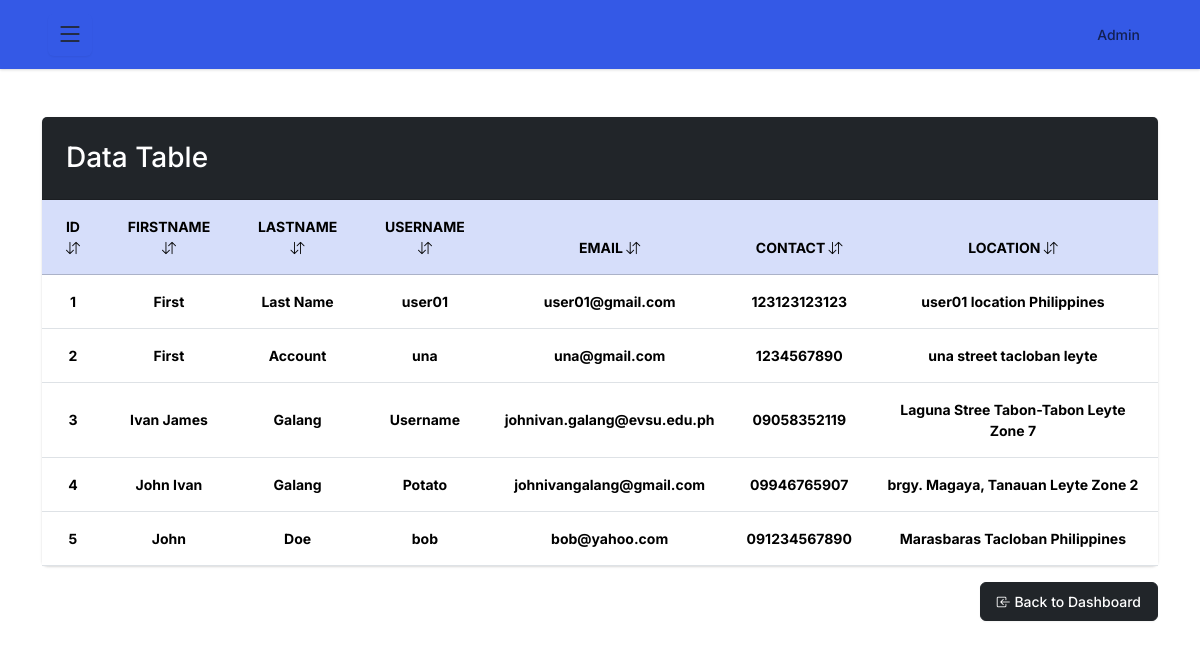
The app's page /user-admin/user-list/ (signed in), older data.
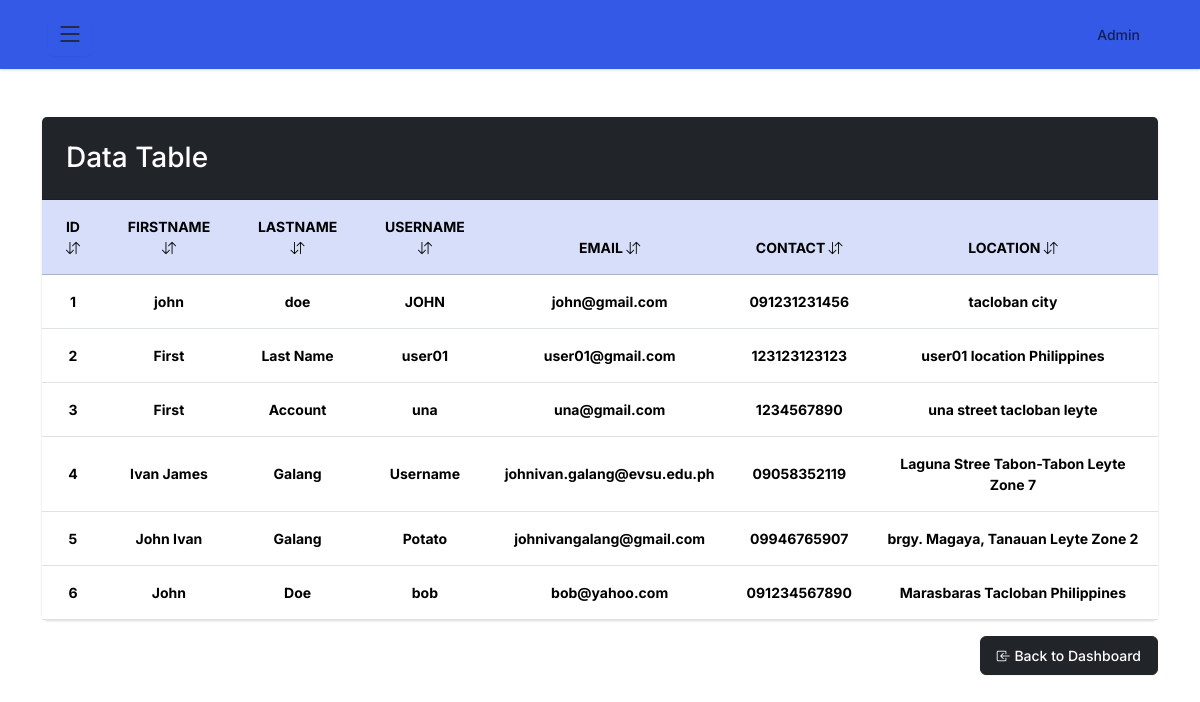
The same page, newer data.
### z_user/models.py (models this page shows, shortened)
class User_Account(models.Model):
    username = models.CharField(max_length=50)
    first_name = models.CharField(max_length=50, default="default") #
    last_name = models.CharField(max_length=50, default="default") #
    phone_number = models.CharField(max_length=50, default="default") #
    email = models.EmailField(max_length=50)
    password = models.CharField(max_length=50)
    location = models.CharField(max_length=50, default="default") #
    created_at = models.DateTimeField(auto_now_add=True)
    class Meta:
        verbose_name = "User Account"
        verbose_name_plural = "User Accounts"
        ordering = ['-created_at']

### z_admin/views.py (the view)
# urls.py: path('user-list/', views.user_list, name='user-list'),
@login_required(login_url='user-list')
def user_list(request):
    active_users = User_Account.objects.all()
    context = {
        "users": active_users,
    }
    return render(request, 'temp_admin/user-list.html', context)

### templates/temp_admin/user-list.html (shortened to what this page needs)
{% extends "temp_admin/base.html" %}
{% block content %}
<div class="container py-5">
    <div class="card shadow-lg border-0">
        <div class="card-header bg-dark text-white p-4">
            <div class="d-flex justify-content-between align-items-center">
                <h3 class="mb-0">Data Table</h3>
            </div>
        </div>
        <div class="card-body p-0">
            <div class="table-responsive">
                <table class="table table-hover align-middle mb-0">
                    <thead class="table-primary text-center">
                        <tr>
                            <th scope="col" class="p-3 fw-bold">
                                ID
                                <i class="bi bi-arrow-down-up"></i>
                            </th>
                            <th scope="col" class="p-3 fw-bold">
                                Firstname
                                <i class="bi bi-arrow-down-up"></i>
                            </th>
                            <th scope="col" class="p-3 fw-bold">
                                Lastname
                                <i class="bi bi-arrow-down-up"></i>
                            </th>
                            <th scope="col" class="p-3 fw-bold">
                                Username
                                <i class="bi bi-arrow-down-up"></i>
                            </th>
                            <th scope="col" class="p-3 fw-bold">
                                Email
                                <i class="bi bi-arrow-down-up"></i>
                            </th>
                            <th scope="col" class="p-3 fw-bold">
                                Contact
                                <i class="bi bi-arrow-down-up"></i>
                            </th>
                            <th scope="col" class="p-3 fw-bold">
                                Location
                                <i class="bi bi-arrow-down-up"></i>
                            </th>
                        </tr>
                    </thead>
                    <tbody>
                         {% for user in users %}
                        <tr>
                            <td class="p-3 text-center">
                                <span class="fw-bold">{{ forloop.counter }}</span>
                            </td>
                            <td class="p-3 text-center">
                                <span class="fw-bold">{{ user.first_name }}</span>
                            </td>
                            <td class="p-3 text-center">
                                <span class="fw-bold">{{ user.last_name}}</span>
                            </td>
                            <td class="p-3 text-center">
                                <span class="fw-bold">{{ user.username }}</span>
                            </td>
                            <td class="p-3 text-center">
                                <span class="fw-bold">{{ user.email }}</span>
                            </td>
                            <td class="p-3 text-center">
                                <span class="fw-bold">{{ user.phone_number}}</span>
                            </td>
                            <td class="p-3 text-center">
                                <span class="fw-bold">{{ user.location }}</span>
                            </td>
                        </tr>
                        {% endfor %}
                    </tbody>
                </table>
            </div>
        </div>
    </div>
    <div class="d-flex mt-3">
        <a href="{% url 'admin-dashboard' %}" class="ms-auto btn btn-dark">
            <i class="bi bi-box-arrow-in-left"></i> Back to Dashboard
        </a>
    </div>
</div>
{% endblock %}

Row changes from the older to the newer data that the page shows:
added User_Account: first_name "john", last_name "doe", username "JOHN", email "john@gmail.com", phone_number "091231231456", location "tacloban city"
